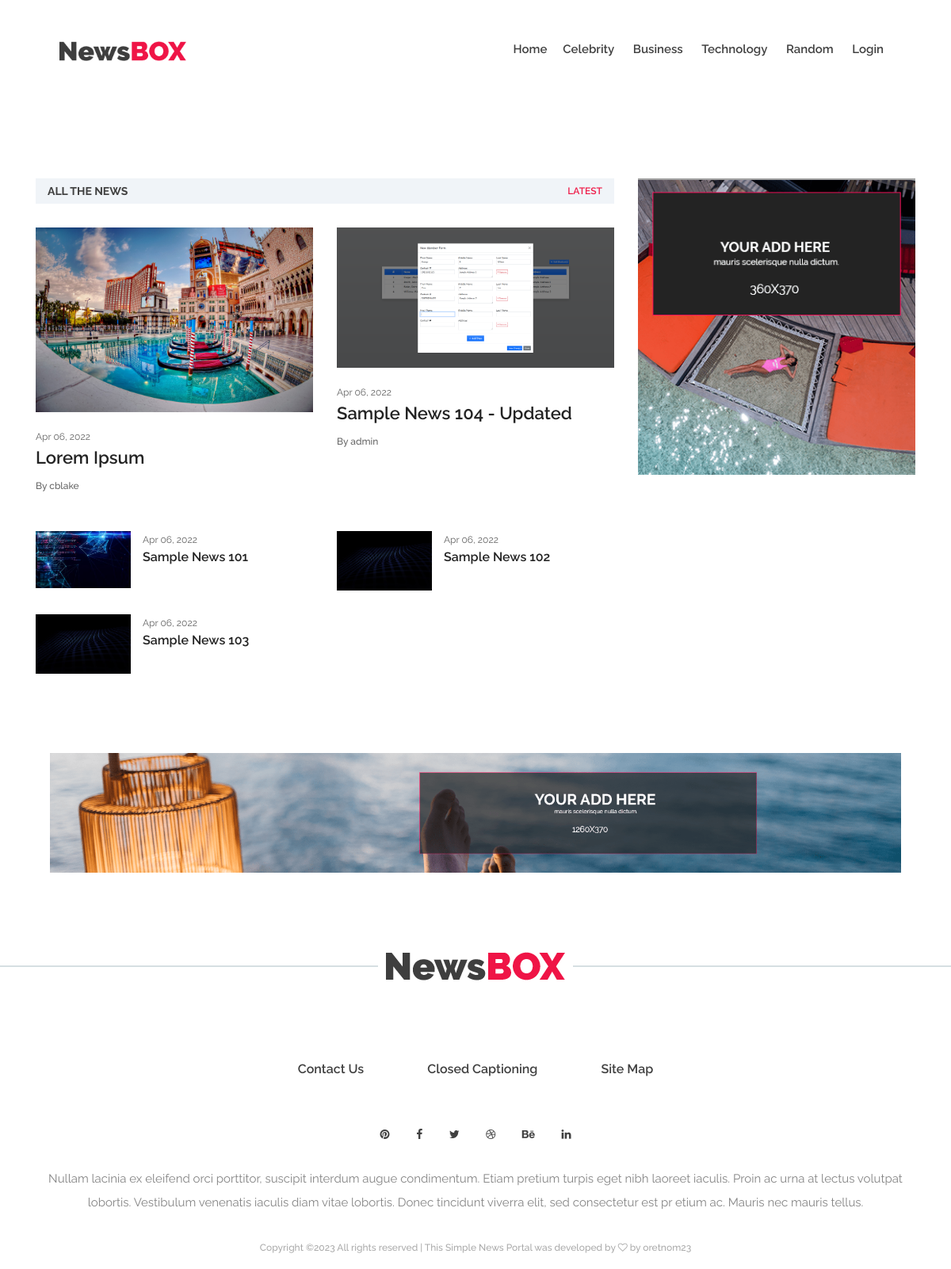
The page / on the database its author committed.
### newsApp/models.py (models this page shows)
class Category(models.Model):
    name = models.CharField(max_length=250)
    status = models.CharField(max_length=2, choices=(("1",'Active'), ("2",'Inactive')), default=1)
    date_created = models.DateTimeField(default=timezone.now)
    date_updated = models.DateTimeField(auto_now = True)
    def __str__(self):
        return self.name

class Post(models.Model):
    user = models.ForeignKey(User, on_delete=models.CASCADE)
    category = models.ForeignKey(Category, on_delete=models.CASCADE,default="")
    title = models.TextField()
    short_description = models.TextField()
    content = models.TextField()
    banner_path = models.ImageField(upload_to='news_bannner')
    status = models.CharField(max_length=2, choices=(("1",'Published'), ("2",'Unpublished')), default=2)
    meta_keywords = models.TextField()
    date_created = models.DateTimeField(default=timezone.now)
    date_updated = models.DateTimeField(auto_now = True)
    def __str__(self):
        return f"{self.title} - {self.user.username}"

### newsApp/views.py (the view)
# urls.py: 2. Add a URL to urlpatterns:  path('', views.home, name='home')
def home(request):
    context = context_data()
    posts = models.Post.objects.filter(status = 1).order_by('-date_created').all()
    context['page'] = 'home'
    context['page_title'] = 'Home'
    context['latest_top'] = posts[:2]
    context['latest_bottom'] = posts[2:12]
    print(posts)
    return render(request, 'home.html', context)

### newsApp/views.py (called while the page is built)
def context_data():
    context = {
        'site_name': 'Simple News Portal',
        'page' : 'home',
        'page_title' : 'News Portal',
        'categories' : models.Category.objects.filter(status = 1).all(),
    }
    return context

### newsApp/templates/home.html
{% extends 'layouts/base.html' %}{% load static %}
{% block content %}
<section class="intro-news-area section-padding-100-0 mb-70">
    <div class="container">
        <div class="row justify-content-center">
            <div class="col-12 col-lg-8">
                <div class="intro-news-tab">
                    <div class="intro-news-filter d-flex justify-content-between">
                        <h6>All the news</h6>
                        <nav>
                            <div class="nav nav-tabs" id="nav-tab" role="tablist">
                                <a class="nav-item nav-link active" id="nav1" data-toggle="tab" href="#nav-1" role="tab" aria-controls="nav-1" aria-selected="true">Latest</a>
                            </div>
                        </nav>
                    </div>
                    <div class="tab-content" id="nav-tabContent">
                        <div class="tab-pane fade show active" id="nav-1" role="tabpanel" aria-labelledby="nav1">
                            <div class="row">
                                {% for lpost in latest_top %}
                                <div class="col-12 col-sm-6">
                                    <div class="single-blog-post style-2 mb-5">
                                        <div class="blog-thumbnail">
                                            <a href="{% url 'view-post' lpost.id %}"><img src="{{lpost.banner_path.url}}" alt="{{lpost.title}}"></a>
                                        </div>
                                        <div class="blog-content">
                                            <span class="post-date">{{lpost.date_created|date:"M d, Y"}}</span>
                                            <a href="{% url 'view-post' lpost.id %}" class="post-title">{{lpost.title}}</a>
                                            <a href="mailto:{{lpost.user.email}}" target="_blank" class="post-author">By {{lpost.user.username}}</a>
                                        </div>
                                    </div>
                                </div>
                                {% endfor %}
                                {% for lpost in latest_bottom %}
                                <div class="col-12 col-sm-6">
                                    <div class="single-blog-post d-flex style-4 mb-30">
                                        <div class="blog-thumbnail">
                                            <a href="{% url 'view-post' lpost.id %}"><img src="{{lpost.banner_path.url}}" alt="{{lpost.title}}"></a>
                                        </div>
                                        <div class="blog-content">
                                            <span class="post-date">{{lpost.date_created|date:"M d, Y"}}</span>
                                            <a href="{% url 'view-post' lpost.id %}" class="post-title">{{lpost.title}}</a>
                                        </div>
                                    </div>
                                </div>
                                {% endfor %}
                            </div>
                        </div>
                    </div>
                </div>
            </div>
            <div class="col-12 col-sm-9 col-md-6 col-lg-4">
                <div class="sidebar-area">
                   <div class="single-widget-area add-widget mb-30">
                        <a href="#">
                            <img src="{% static 'img/bg-img/add3.png' %}" alt="">
                        </a>
                    </div>
                </div>
            </div>
        </div>
    </div>
</section>
<div class="big-add-area mb-100">
    <div class="container-fluid">
        <a href="#"><img src="{% static 'img/bg-img/add2.png' %}" alt=""></a>
    </div>
</div>
{% endblock content %}

### newsApp/templates/layouts/top-navigation.html (shortened to what this page needs)
{% load static %}
<header class="header-area">
    <div class="newsbox-main-menu">
        <div class="classy-nav-container breakpoint-off">
            <div class="container-fluid">
                <nav class="classy-navbar justify-content-between" id="newsboxNav">
                    <a href="index.html" class="nav-brand"><img src="{% static 'img/core-img/logo.png' %}" alt=""></a>
                    <div class="classy-menu">
                        <div class="classynav">
                            <ul>
                                <li><a href="{%url 'home-page'%}">Home</a>
                                {% for category in categories %}
                                <li><a href="{% url 'category-post' category.id %}">{{category}}</a></li>
                                {% endfor %}
                                {% if not user.id %}
                                <li><a href="{% url 'login-page' %}">Login</a></li>
                                {% endif %}
                            </ul>
                        </div>
                    </div>
                </nav>
            </div>
        </div>
    </div>
</header>

### static/style.css (style rules this page uses)
* { margin: 0; padding: 0; }
body { font-family: "Raleway", sans-serif; font-size: 14px; }
h1, h2, h3, h4, h5, h6 { font-family: "Raleway", sans-serif; color: #000000; line-height: 1.3; font-weight: 700; }
a, a:hover, a:focus { -webkit-transition-duration: 500ms; transition-duration: 500ms; text-decoration: none; outline: 0 solid transparent; color: #000000; font-weight: 600; font-size: 16px; font-family: "Raleway", sans-serif; }
ul, ol { margin: 0; }
ul li, ol li { list-style: none; }
img { height: auto; max-width: 100%; }
.mb-30 { margin-bottom: 30px !important; }
.mb-70 { margin-bottom: 70px !important; }
.mb-100 { margin-bottom: 100px !important; }
.section-padding-100-0 { padding-top: 100px; padding-bottom: 0; }
.header-area { position: relative; z-index: 1000; width: 100%; }
.header-area .newsbox-main-menu { position: relative; width: 100%; height: 125px; padding: 0 5%; }
.header-area .newsbox-main-menu .classy-navbar { height: 125px; padding: 0; }
.header-area .newsbox-main-menu .classy-navbar .nav-brand { max-width: 160px; margin-right: 30px; }
.header-area .newsbox-main-menu .classy-navbar .classynav ul li a { font-weight: 600; text-transform: capitalize; font-size: 15px; padding: 0 10px; color: #404040; }
.big-add-area { position: relative; z-index: 1; padding: 0 4%; }
.big-add-area img { width: 100%; }
.single-blog-post { position: relative; z-index: 1; overflow: hidden; -webkit-transition-duration: 500ms; transition-duration: 500ms; }
.single-blog-post.style-2 .blog-thumbnail { margin-bottom: 20px; }
.single-blog-post.style-2 .blog-thumbnail img { width: 100%; }
.single-blog-post.style-2 .blog-content { position: relative; z-index: 1; }
.single-blog-post.style-2 .blog-content .post-date { font-size: 12px; color: #636363; margin-bottom: 10px; }
.single-blog-post.style-2 .blog-content .post-title { display: block; font-weight: 600; font-size: 22px; margin-bottom: 10px; color: #232323; }
.single-blog-post.style-2 .blog-content .post-author { display: block; font-size: 12px; color: #636363; font-weight: 500; -webkit-transition-duration: 500ms; transition-duration: 500ms; }
.single-blog-post.style-4 .blog-thumbnail { -webkit-box-flex: 0; -ms-flex: 0 0 120px; flex: 0 0 120px; max-width: 120px; width: 120px; margin-right: 15px; }
.single-blog-post.style-4 .blog-thumbnail img { width: 100%; }
.single-blog-post.style-4 .blog-content { position: relative; z-index: 1; }
.single-blog-post.style-4 .blog-content .post-date { font-size: 12px; color: #636363; margin-bottom: 5px; -webkit-transition-duration: 500ms; transition-duration: 500ms; }
.single-blog-post.style-4 .blog-content .post-title { display: block; font-weight: 600; font-size: 16px; margin-bottom: 0; color: #232323; -webkit-transition-duration: 500ms; transition-duration: 500ms; }
.sidebar-area { position: relative; z-index: 1; }
.single-widget-area { position: relative; z-index: 1; }
.intro-news-filter { position: relative; z-index: 1; margin-bottom: 30px; height: 32px; background-color: #f0f4f8; }
.intro-news-filter h6 { font-size: 14px; margin-bottom: 0; line-height: 32px; color: #404040; text-transform: uppercase; padding-left: 15px; }
.intro-news-filter .nav-tabs { border-bottom: none; }
.intro-news-filter .nav-tabs .nav-link { border: none; border-top-left-radius: 0; border-top-right-radius: 0; display: block; padding: 0 15px; font-size: 12px; color: #8a8a8a; text-transform: uppercase; line-height: 32px; background-color: transparent; }
.intro-news-filter .nav-tabs .nav-link.active { color: #ef1b48; }

### rows shown on the page
Category: name "Celebrity"
Category: name "Business"
Category: name "Technology"
Category: name "Random"
Post: banner_path (picture), date_created "Apr 06, 2022", title "Lorem Ipsum", user.username "cblake"
Post: banner_path (picture), date_created "Apr 06, 2022", title "Sample News 104 - Updated", user.username "admin"
Post: banner_path (picture), date_created "Apr 06, 2022", title "Sample News 101"
Post: banner_path (picture), date_created "Apr 06, 2022", title "Sample News 102"
Post: banner_path (picture), date_created "Apr 06, 2022", title "Sample News 103"

### other values the page prints
{{ site_name }} "Simple News Portal"
